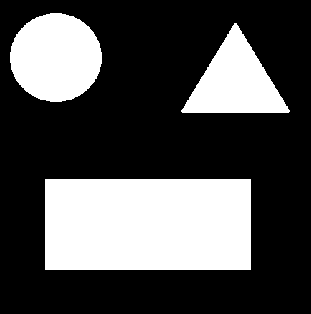
%> input picture clase 6/figuras.bmp, 311 x 314 px
$ octave untitled.m   (GNU Octave 9; MATLAB toolbox functions it lacks are replaced by stand-ins)
%> lines starting %> are read from the running program, lines starting %| are printed output that depends on the picture; in (x1, y1, x2, y2) boxes, pixels count from 0 and x2, y2 are one past the last pixel; in counts of white or black regions, pixels touching at a corner belong together; the program's own positions count from 1
clear all, close all, clc
a=imread('figuras.bmp');
%> a: size 314x311 logical; 30.9% white; 3 white regions, box (x1, y1, x2, y2) and area: (45, 179, 251, 270) 18746, (10, 13, 102, 102) 6383, (181, 23, 290, 113) 5076
[l,n]=bwlabel(a);
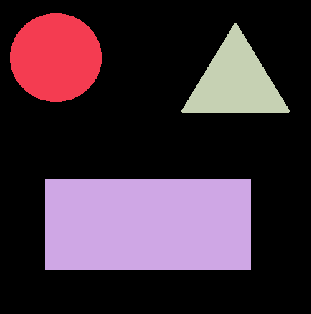
%> l: size 314x311 double; 4 distinct labels, from 0 to 3; one colour per label, 0 black
%> n = 3
figure(1); imagesc(l); colormap(cool); impixelinfo;
%> after `impixelinfo`:
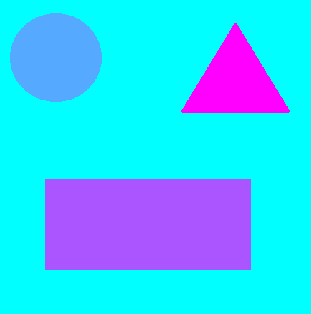
%> displayed picture: size 314x311x3, on the screen's scale of 0 to 255; mean R, G, B 51.4, 203.6, 255
